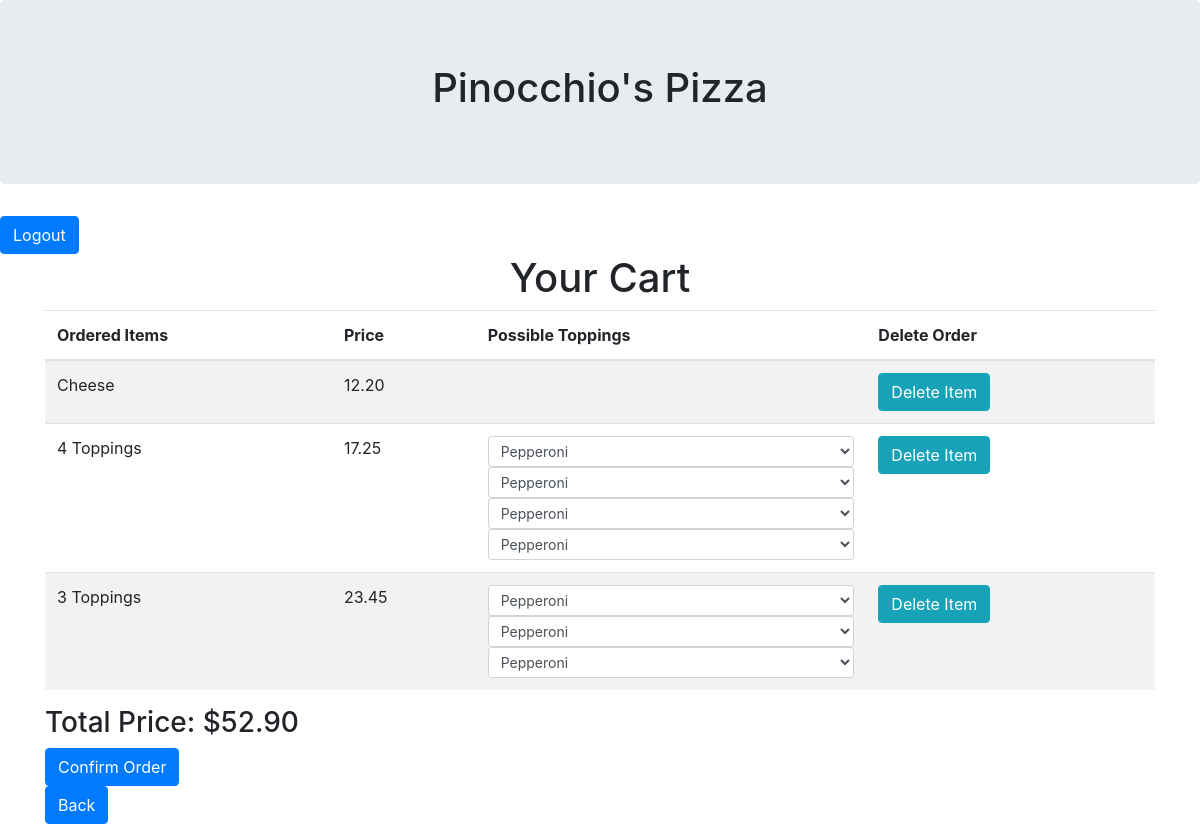
Page /view_cart (signed in) on the earlier database version.
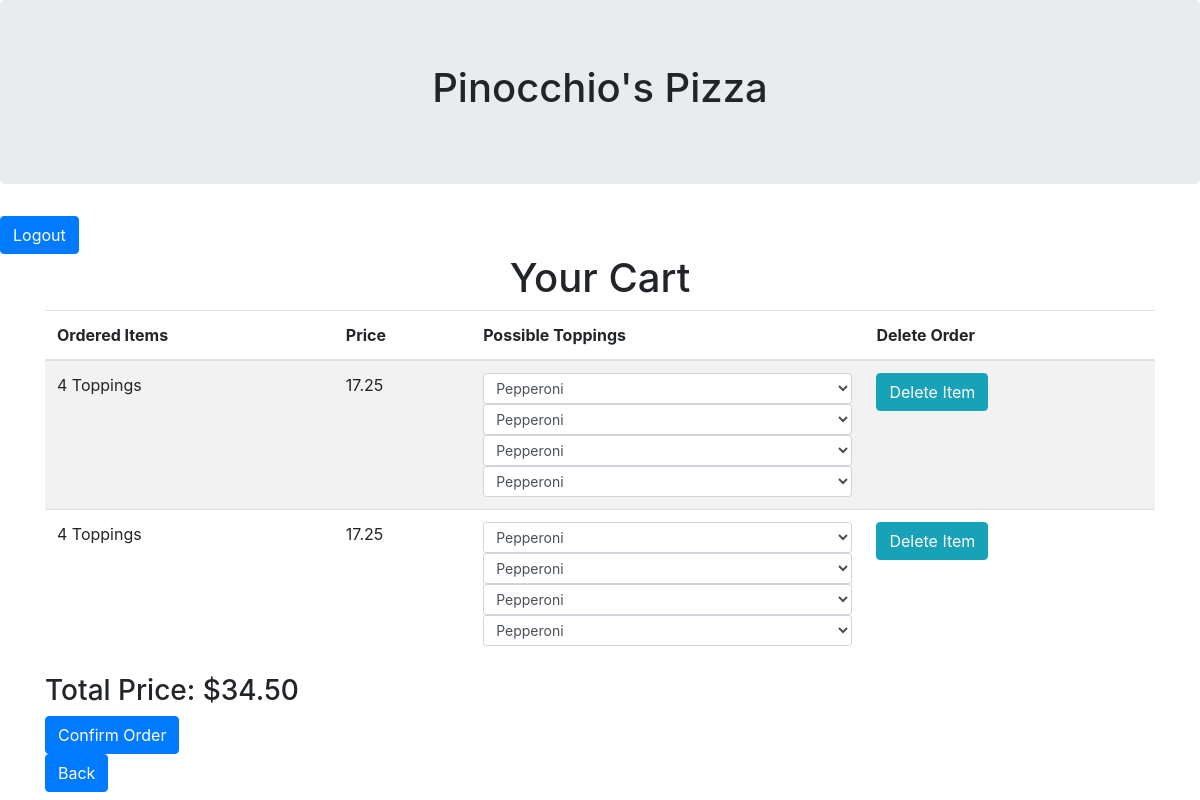
Same page on the later database version.
### orders/models.py (models this page shows)
class Orders(models.Model):
    user = models.CharField(max_length = 64)
    order_items = models.CharField(max_length = 1024)
    price = models.DecimalField(decimal_places=2, max_digits=6)
    topping = models.IntegerField()
    toppings = models.CharField(null=True,blank=True,max_length = 1024)

### orders/views.py (the view)
# urls.py: path("view_cart", views.view_cart, name="view_cart"),
@login_required
def view_cart(request):
    username = request.user.username
    ordered_item = Orders.objects.filter(user = username)
    added_price = 0
    topping_arr = []
    for prices in range(len(ordered_item)):
        added_price = added_price + ordered_item[prices].price
    for x in range(len(ordered_item)):
        topping_arr.append(ordered_item[x].topping)
    context = {
        "ordered_item": ordered_item,
        "added_price": added_price,
        "topping":  topping_arr
    }
    return render(request, 'orders/cart.html', context)

### orders/templates/orders/cart.html (shortened to what this page needs)
{% extends 'layout.html' %}
{% block content %}
    <center><div><h1>Your Cart</h1></div></center>
    <form action="{% url 'confirm_order' %}" method="post">
        <table class = "table table-striped">
            <thead>
                <th scope="col">Ordered Items</th>
                <th scope="col">Price</th>
                <th scope="col">Possible Toppings</th>
                <th scope="col">Delete Order</th>
            </thead>
            <tbody>
            {% for retrieve in ordered_item %}
                <tr>
                    <td>{{ retrieve.order_items }}</td>
                    <td>{{ retrieve.price }}</td>
                    <td>
                    {% with ''|center:retrieve.topping as range %}
                    {% for toppings in range %}
                        <select class="form-control form-control-sm" name="selectbox">
                            <option>Pepperoni</option>
                        </select>
                    {% endfor %}
                    {% endwith %}
                    </td>
                    <td><a class="btn btn-info" href="{% url 'remove_user' retrieve.id %}">Delete Item</a></td>
                </tr>
            {% endfor %}
            </tbody>
        </table>
        <h3>Total Price: ${{ added_price }}</h3>
        <button class="btn btn-primary" type="submit">Confirm Order</button>
    </form>
    <a href="{% url 'index' %}" class="btn btn-primary">Back</a>
{% endblock %}

Differences in the rows shown:
removed Orders: order_items "Cheese", price "12.20"
removed Orders: order_items "3 Toppings", price "23.45"
added Orders: order_items "4 Toppings", price "17.25"
Other differences:
{{ added_price }}: "52.90" → "34.50"
